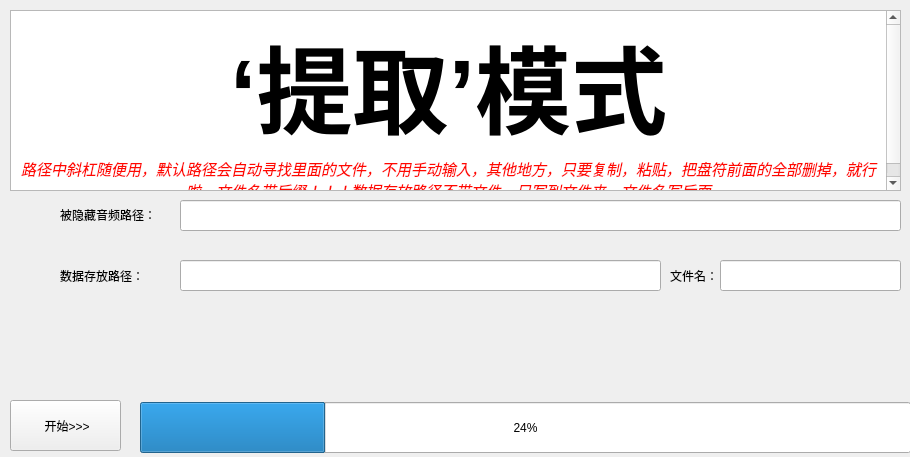
<?xml version="1.0" encoding="UTF-8"?>
<ui version="4.0">
 <class>Form</class>
 <widget class="QWidget" name="Form">
  <property name="geometry">
   <rect>
    <x>0</x>
    <y>0</y>
    <width>910</width>
    <height>457</height>
   </rect>
  </property>
  <property name="windowTitle">
   <string>提取</string>
  </property>
  <widget class="QPushButton" name="start_begin">
   <property name="geometry">
    <rect>
     <x>10</x>
     <y>400</y>
     <width>111</width>
     <height>51</height>
    </rect>
   </property>
   <property name="text">
    <string> 开始&gt;&gt;&gt;</string>
   </property>
  </widget>
  <widget class="QProgressBar" name="bar">
   <property name="geometry">
    <rect>
     <x>140</x>
     <y>402</y>
     <width>771</width>
     <height>51</height>
    </rect>
   </property>
   <property name="value">
    <number>24</number>
   </property>
  </widget>
  <widget class="QTextBrowser" name="textBrowser">
   <property name="geometry">
    <rect>
     <x>10</x>
     <y>10</y>
     <width>891</width>
     <height>181</height>
    </rect>
   </property>
   <property name="html">
    <string>&lt;!DOCTYPE HTML PUBLIC &quot;-//W3C//DTD HTML 4.0//EN&quot; &quot;http://www.w3.org/TR/REC-html40/strict.dtd&quot;&gt;
&lt;html&gt;&lt;head&gt;&lt;meta name=&quot;qrichtext&quot; content=&quot;1&quot; /&gt;&lt;style type=&quot;text/css&quot;&gt;
p, li { white-space: pre-wrap; }
&lt;/style&gt;&lt;/head&gt;&lt;body style=&quot; font-family:'SimSun'; font-size:9pt; font-weight:400; font-style:normal;&quot;&gt;
&lt;p align=&quot;center&quot; style=&quot; margin-top:0px; margin-bottom:0px; margin-left:0px; margin-right:0px; -qt-block-indent:0; text-indent:0px;&quot;&gt;&lt;span style=&quot; font-size:72pt; font-weight:600;&quot;&gt;‘提取’模式&lt;/span&gt;&lt;/p&gt;
&lt;p align=&quot;center&quot; style=&quot; margin-top:0px; margin-bottom:0px; margin-left:0px; margin-right:0px; -qt-block-indent:0; text-indent:0px;&quot;&gt;&lt;span style=&quot; font-size:11pt; font-style:italic; color:#ff0800;&quot;&gt;路径中斜杠随便用，默认路径会自动寻找里面的文件，不用手动输入，其他地方，只要复制，粘贴，把盘符前面的全部删掉，就行啦。文件名带后缀！！！数据存放路径不带文件，只写到文件夹，文件名写后面&lt;/span&gt;&lt;/p&gt;&lt;/body&gt;&lt;/html&gt;</string>
   </property>
  </widget>
  <widget class="QLineEdit" name="DaTa">
   <property name="geometry">
    <rect>
     <x>180</x>
     <y>200</y>
     <width>721</width>
     <height>31</height>
    </rect>
   </property>
  </widget>
  <widget class="QLineEdit" name="extraction_data">
   <property name="geometry">
    <rect>
     <x>180</x>
     <y>260</y>
     <width>481</width>
     <height>31</height>
    </rect>
   </property>
  </widget>
  <widget class="QLabel" name="label_4">
   <property name="geometry">
    <rect>
     <x>60</x>
     <y>260</y>
     <width>111</width>
     <height>31</height>
    </rect>
   </property>
   <property name="text">
    <string>数据存放路径：</string>
   </property>
  </widget>
  <widget class="QLabel" name="label_5">
   <property name="geometry">
    <rect>
     <x>60</x>
     <y>199</y>
     <width>111</width>
     <height>31</height>
    </rect>
   </property>
   <property name="text">
    <string>被隐藏音频路径：</string>
   </property>
  </widget>
  <widget class="QLabel" name="label">
   <property name="geometry">
    <rect>
     <x>600</x>
     <y>270</y>
     <width>54</width>
     <height>12</height>
    </rect>
   </property>
   <property name="text">
    <string/>
   </property>
  </widget>
  <widget class="QLabel" name="label_6">
   <property name="geometry">
    <rect>
     <x>670</x>
     <y>260</y>
     <width>51</width>
     <height>31</height>
    </rect>
   </property>
   <property name="text">
    <string>文件名：</string>
   </property>
  </widget>
  <widget class="QLineEdit" name="filename">
   <property name="geometry">
    <rect>
     <x>720</x>
     <y>260</y>
     <width>181</width>
     <height>31</height>
    </rect>
   </property>
  </widget>
 </widget>
 <resources/>
 <connections/>
</ui>
